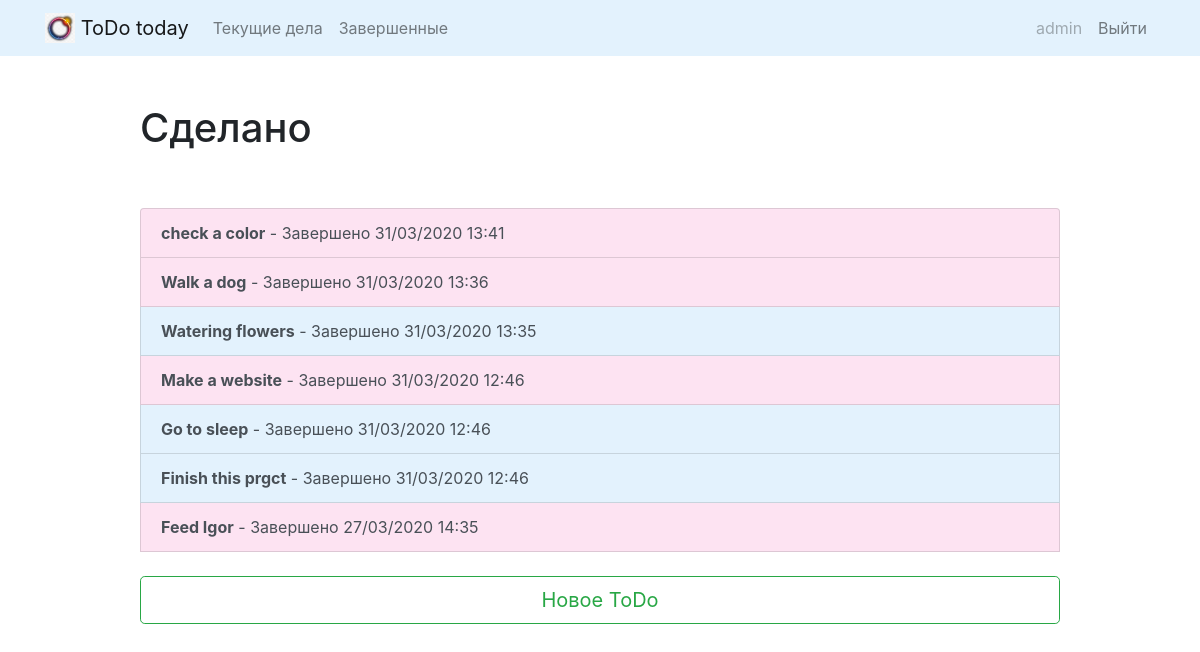
Screenshot of /completed/ (signed in) with the database file from the repository.
### todo/models.py (models this page shows, shortened)
class Todo(models.Model):
	title = models.CharField(max_length=100)
	created = models.DateTimeField(auto_now_add=True)
	memo = models.TextField(max_length=500, blank=True)
	datecompleted = models.DateTimeField(null=True, blank=True)
	important = models.BooleanField(default=False)
	user = models.ForeignKey(User, on_delete=models.CASCADE)

### todo/views.py (the view)
# urls.py: path('completed/', views.completedtodos, name='completedtodos'),
@login_required
def completedtodos(request):
    todos = Todo.objects.filter(user=request.user, datecompleted__isnull=False).order_by('-datecompleted')
    return render(request, 'todo/completedtodos.html', {'todos':todos})

### todo/templates/todo/completedtodos.html
{% extends "todo/base.html" %}
{% block content %}
    <div class="row justify-content-center mt-5">
        <div class="col-md-10">
            <h1>Сделано</h1>
        </div>
    </div>
    <div class="row justify-content-center mt-5">
        <div class="col-md-10">
            <div class="list-group">
                {% for todo in todos %}
                    <a href="{% url 'viewtodo' todo.id %}" class="list-group-item list-group-item-action"{% if todo.important %} style="background-color: #fde3f2" {% else %} style="background-color: #e3f2fd" {% endif %}><b>{{ todo.title }}</b> - Завершено {{ todo.datecompleted|date:'j/m/Y H:i' }}</a>
                {% endfor %}
                <br>
                <a role="button" class="btn btn-outline-success btn-lg btm-block" href="{% url 'createtodo' %}">Новое ToDo</a>
            </div>
        </div>
    </div>
{% endblock %}

### todo/templates/todo/base.html (shortened to what this page needs)
{% load static %}
<!doctype html>
<html lang="en">
<head>
    <link rel="stylesheet" href="https://stackpath.bootstrapcdn.com/bootstrap/4.4.1/css/bootstrap.min.css">
</head>
<body>
<nav class="navbar navbar-expand-md navbar-light" style="background-color: #e3f2fd;">
<div class="container">
    <a class="navbar-brand" href="{% url 'home' %}">
         <img src="{% static 'todo/logo.png' %}" width="30" height="30" class="d-inline-block align-top">
        <span>ToDo today</span>
    </a>
    <div class="collapse navbar-collapse" id="navbarNav">
    {% if user.is_authenticated %}
        <ul class="navbar-nav mr-auto">
                <li class="nav-item {{ current }}">
                    <a class="nav-link" href="{% url 'currenttodos' %}">Текущие дела</a>
                </li>
                <li class="nav-item {{ completed }}">
                    <a class="nav-link" href="{% url 'completedtodos' %}">Завершенные</a>
                </li>
        </ul>
    {% endif %}
    <ul class="navbar-nav ml-auto">
            {% if user.is_authenticated %}
                <li class="nav-item">
                    <li class="nav-item">
                        <a class="nav-link disabled" href="#">{{ user.username }}</a>
                    </li>
                    <a href="#" onclick="$('#signOutBtn').click()" class="nav-link">Выйти</a>
                </li>
            {% endif %}
        </ul>
    </div>
</div>
</nav>
<div class="container">
{% block content %}{% endblock %}
</div>
</body>
</html>

### rows the page displays
Todo: title "check a color", datecompleted "31/03/2020 13:41"
Todo: title "Walk a dog", datecompleted "31/03/2020 13:36"
Todo: title "Watering flowers", datecompleted "31/03/2020 13:35"
Todo: title "Make a website", datecompleted "31/03/2020 12:46"
Todo: title "Go to sleep", datecompleted "31/03/2020 12:46"
Todo: title "Finish this prgct", datecompleted "31/03/2020 12:46"
Todo: title "Feed Igor", datecompleted "27/03/2020 14:35"

### other values shown
{{ user.username }} "admin"
